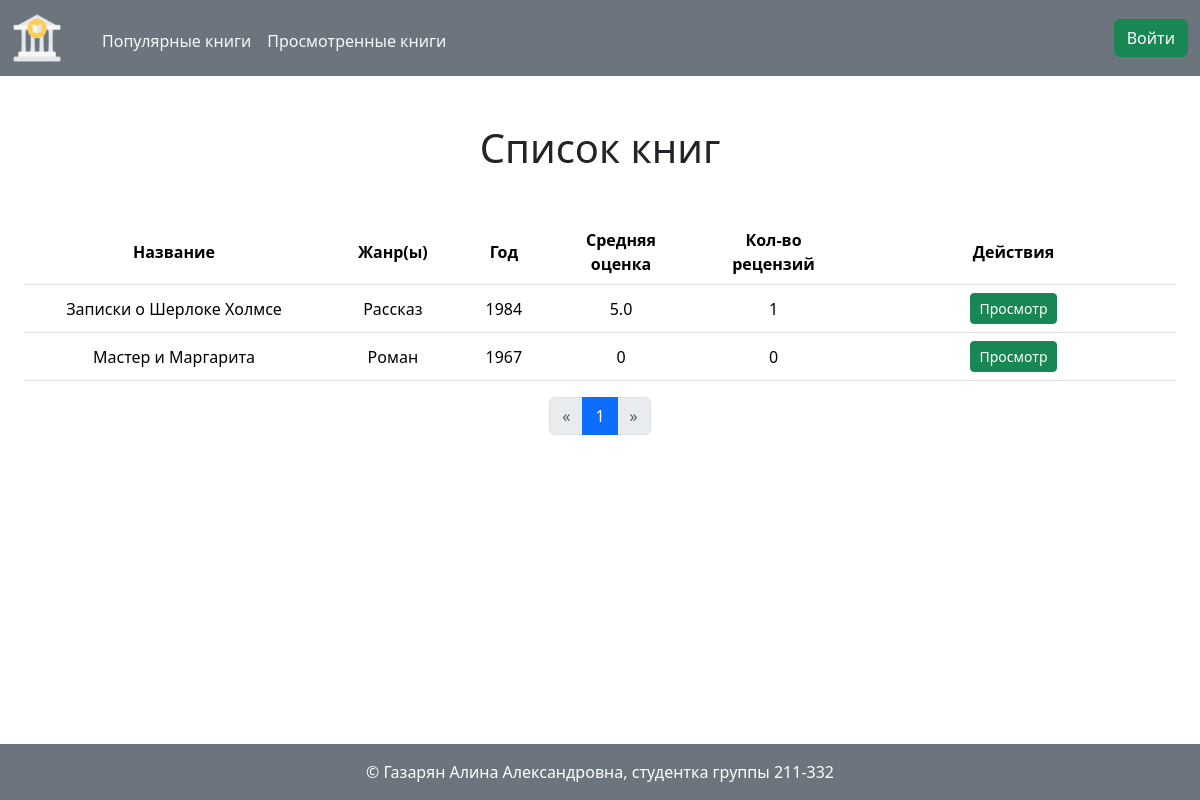
Before: / with the older database file.
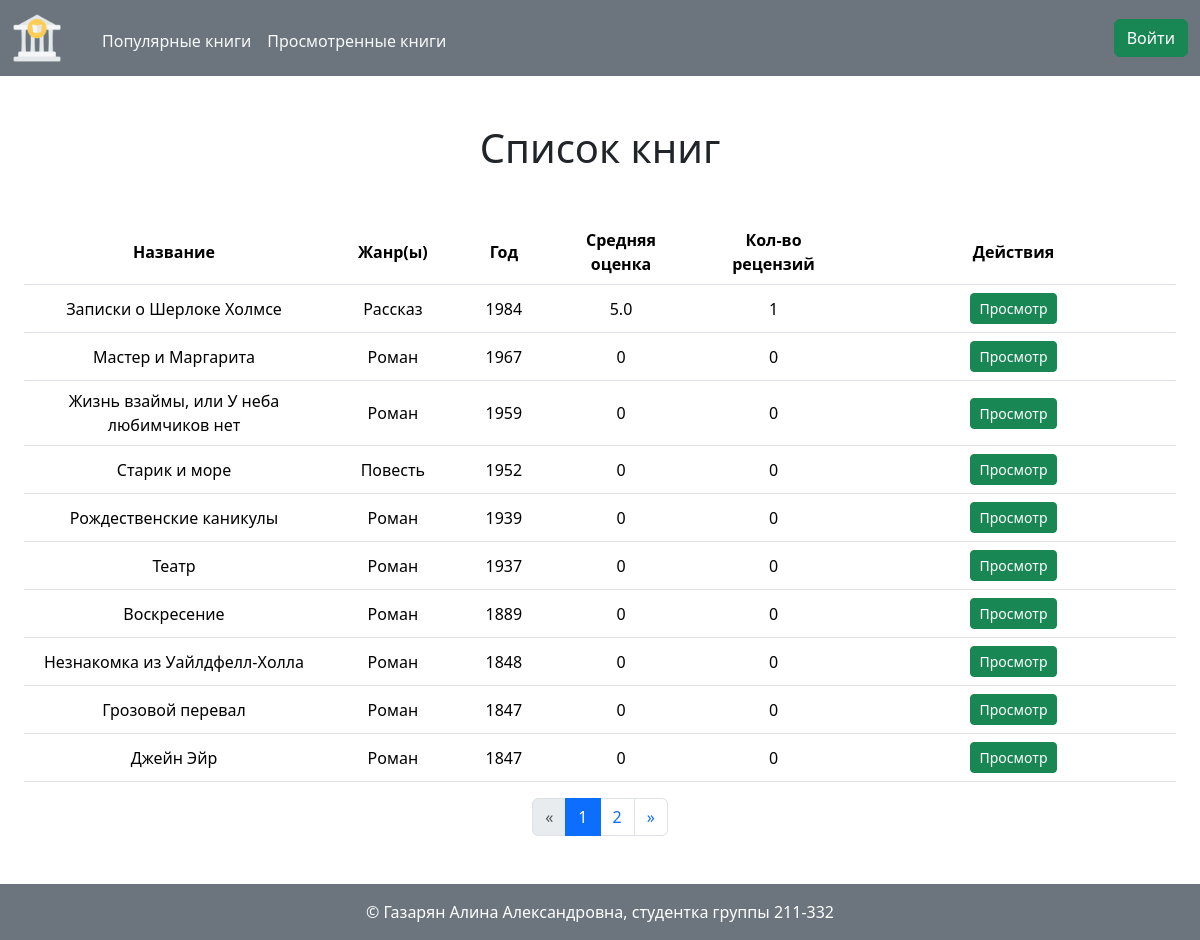
After: the same page with the newer database file.
### models.py (models this page shows, shortened)
class Genre(db.Model):
    __tablename__='genres'
    id: Mapped[int]=mapped_column(primary_key=True)
    name: Mapped[str]=mapped_column(String(100), unique=True, nullable=False)

class Book(db.Model):
    __tablename__='books'
    id: Mapped[int]=mapped_column(primary_key=True)
    name: Mapped[str]=mapped_column(String(100), unique=True)
    short_desc: Mapped[str]=mapped_column(Text, nullable=False)
    year: Mapped[int]=mapped_column(String(10), nullable=False)
    publisher: Mapped[str]=mapped_column(String(100), nullable=False)
    author: Mapped[str]=mapped_column(String(100), nullable=False)
    volume: Mapped[int]=mapped_column(nullable=False)
    cover_id: Mapped[int]=mapped_column(ForeignKey('images.id'))
    review_of_book: Mapped[List['Review']]=relationship(back_populates='book', cascade='all, delete')
    history_of_book: Mapped[List['History']]=relationship(back_populates='book', cascade='all, delete')

### app.py (the view)
@app.route('/')
def index():
    session['save_input_data'] = {}
    page = request.args.get('page', 1, type=int)
    books_list = Book.query.order_by(Book.year.desc())
    pagination = books_list.paginate(page=page, per_page=PER_PAGE)
    books_list = pagination.items
    data = list()
    for book in books_list:
        reviews_list = db.session.query(Review).filter(Review.book_id == book.id).all()
        general_list = db.session.query(LinkTableBookGenre).filter(LinkTableBookGenre.book_id == book.id).all()
        genres = list()
        for item in general_list:
            genre_obj = db.session.query(Genre).filter(Genre.id == item.genre_id).first()
            genres.append(genre_obj.name)
        total_score = 0
        for review in reviews_list:
            total_score += review.mark
        try:
            average_mark = total_score / len(reviews_list)
        except ZeroDivisionError:
            average_mark = 0
        data.append({
            'book_id': book.id,
            'book_name': book.name,
            'genres': ', '.join(genres),
            'book_year': book.year,
            'average_score': average_mark,
            'number_of_reviews': len(reviews_list)
        })
    return render_template(
        'index.html',
        data=data,
        pagination=pagination
    )

### templates/index.html (shortened to what this page needs)
{% extends 'base.html' %}
{% from 'pagination.html' import render_pagination %}
{% block content %}
    <div class="main container-fluid">
        {% if data | length != 0 %}
            <h1 class="my-5">Список книг</h1>
            <div class="container-fluid">
                <table class="table">
                    <thead>
                        <tr>
                            <th class="th-name" scope="col">Название</th>
                            <th scope="col">Жанр(ы)</th>
                            <th scope="col">Год</th>
                            <th class="th-mark" scope="col">Средняя оценка</th>
                            <th class="th-reviews" scope="col">Кол-во рецензий</th>
                            <th scope="col">Действия</th>
                        </tr>
                    </thead>
                    <tbody>
                        {% for item in data %}
                            <tr>
                                <td id="nameOfBook">{{ item.get('book_name') }}</td>
                                <td>{{ item.get('genres') }}</td>
                                <td>{{ item.get('book_year') }}</td>
                                <td>{{ item.get('average_score') }}</td>
                                <td>{{ item.get('number_of_reviews') }}</td>
                                <td class="td-buttons">
                                    <a class="btn btn-success btn-sm" href="{{ url_for('book.show', book_id=item.get('book_id')) }}">Просмотр</a>
                                </td>
                            </tr>
                        {% endfor %}
                    </tbody>
                </table>
            </div>
            {% if 'index' in request.endpoint %}
                <div class="mb-5">
                    {{ render_pagination(pagination, request.endpoint) }}
                </div>
            {% endif %}
        {% else %}
            <h1 class="my-5">Тут пока пусто</h1>
        {% endif %}
    </div>
{% endblock %}

Changed rows visible on the page:
added Book: get "Жизнь взаймы, или У неба любимчиков нет", get "1959"
added Book: get "Старик и море", get "1952"
added Genre: get "Повесть"
added Book: get "Рождественские каникулы", get "1939"
added Book: get "Театр", get "1937"
added Book: get "Воскресение", get "1889"
added Book: get "Незнакомка из Уайлдфелл-Холла", get "1848"
added Book: get "Грозовой перевал", get "1847"
added Book: get "Джейн Эйр", get "1847"
Other visible differences:
new list line: "Роман"
new list line: "0 0 Просмотр"
new list line: "2"
